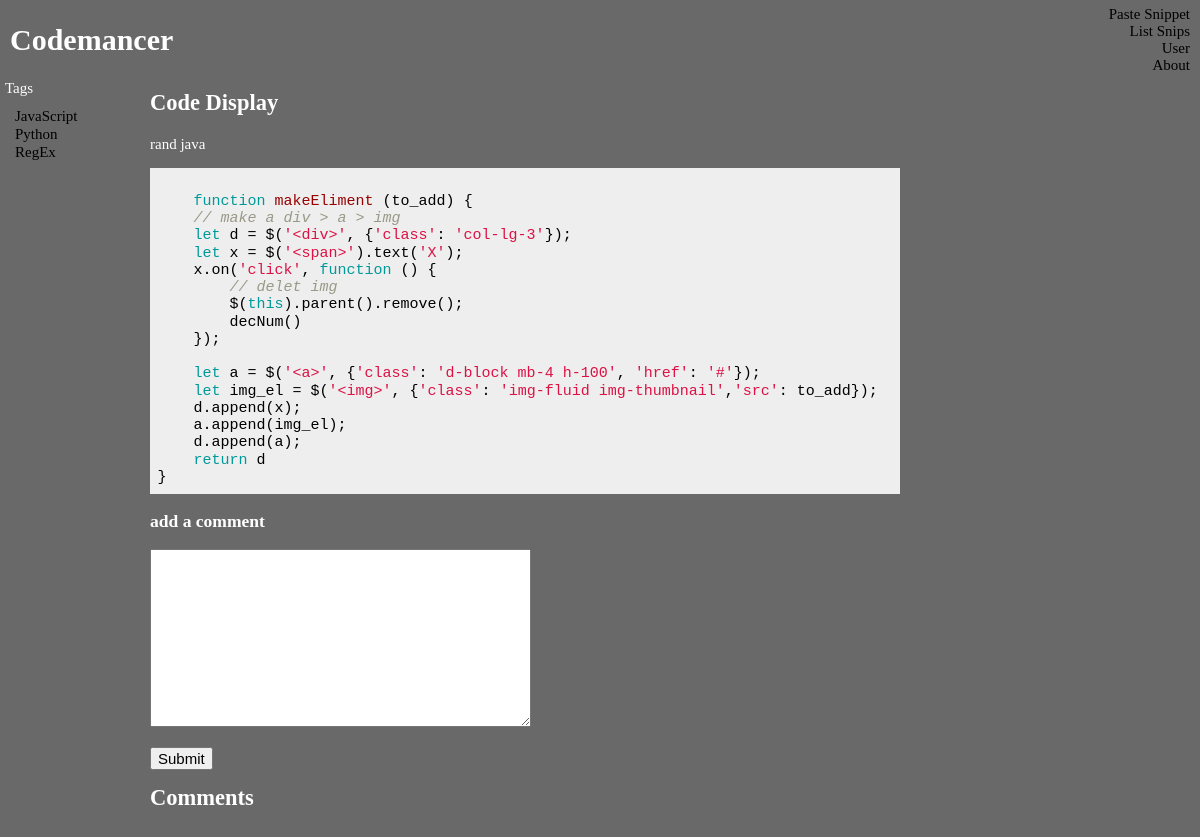
The app's page /display/2, older data.
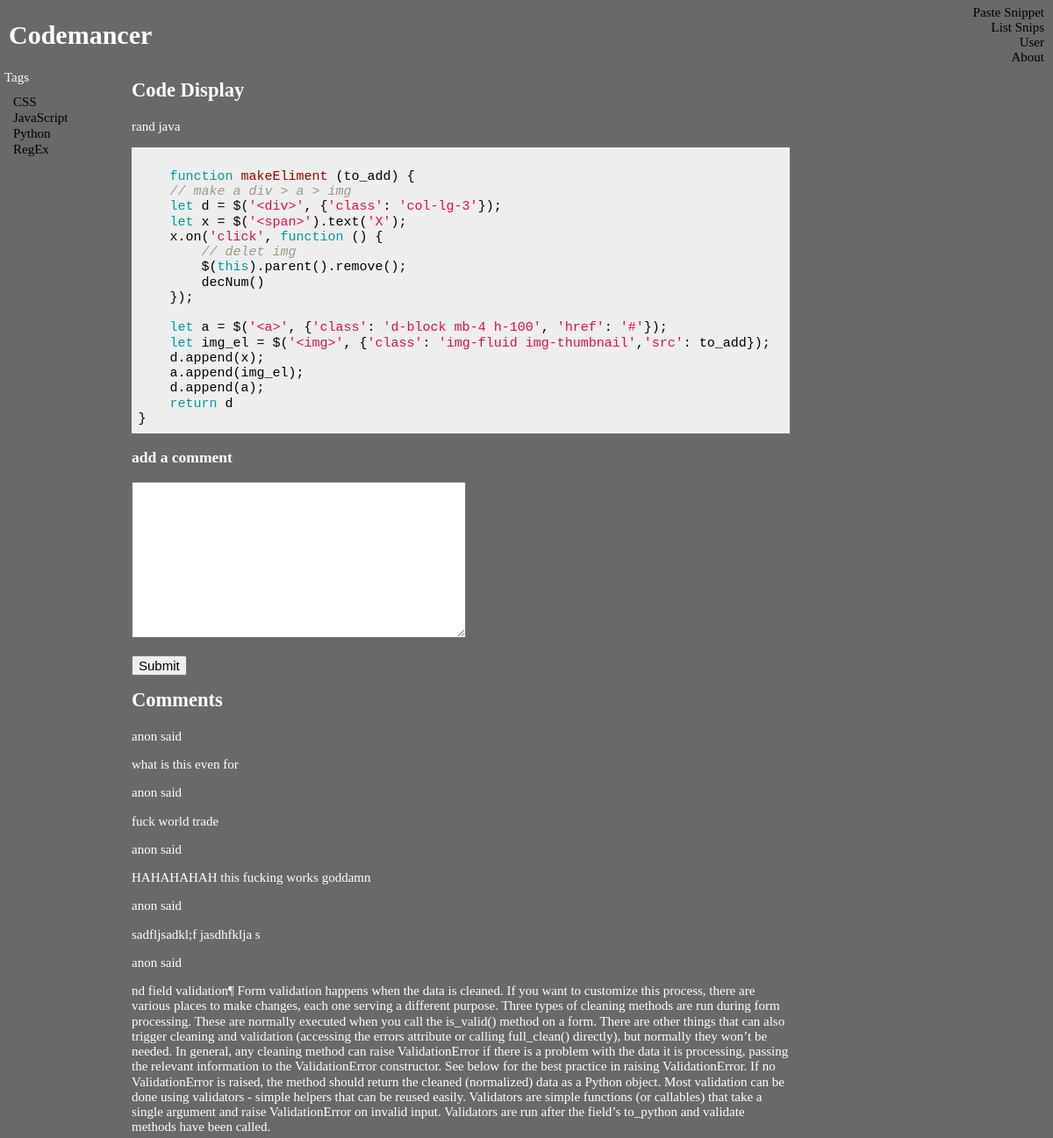
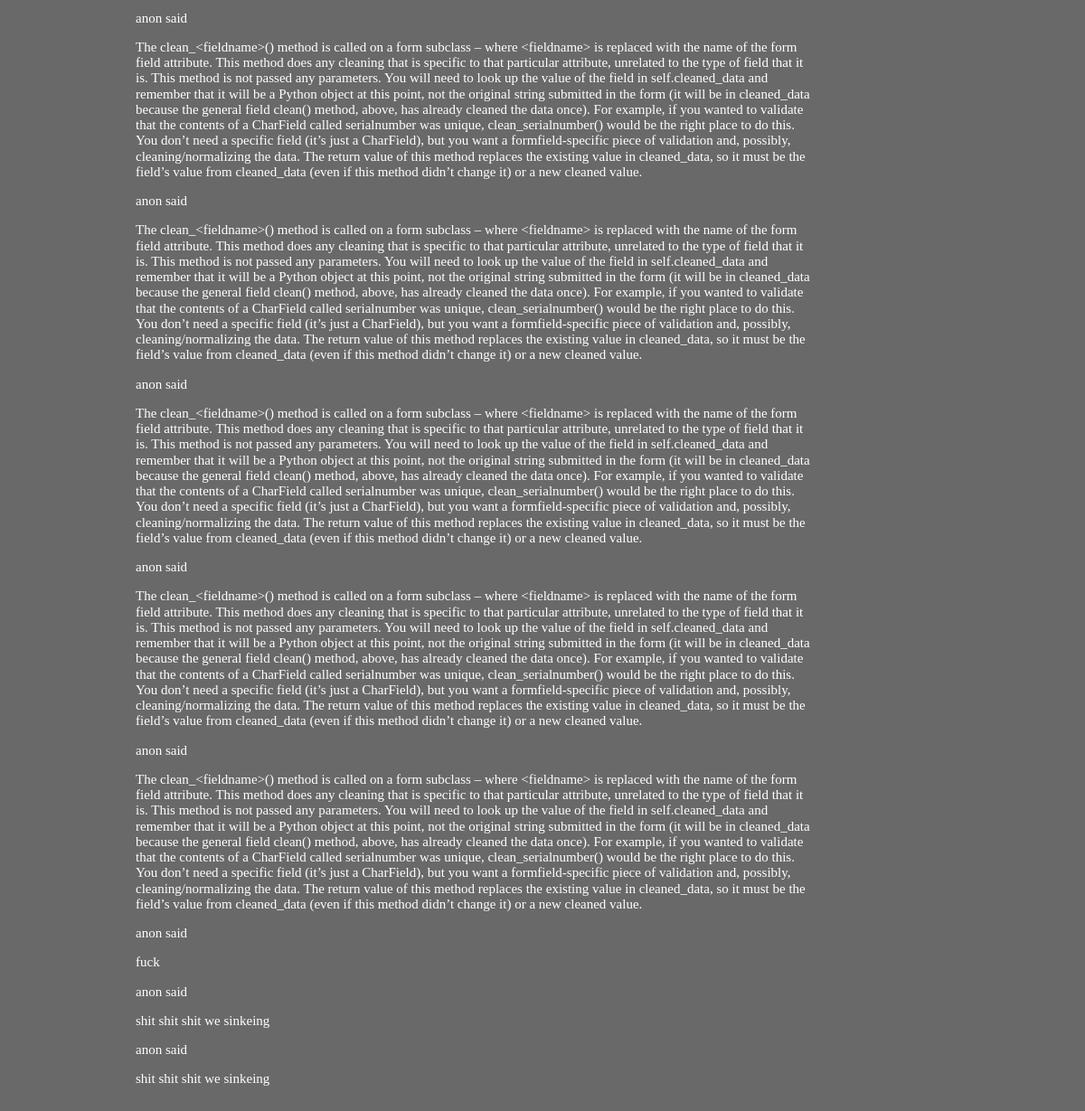
The same page, newer data (2 pictures, top to bottom).
### snippets/models.py (models this page shows, shortened)
class Language(models.Model):
    name = models.CharField(max_length=120)
    version = models.CharField(max_length=20)
    base_doc_url = models.URLField()
    class Meta:
        unique_together = ['name', 'version']

class Snippet(models.Model):
    author = models.ForeignKey(User, blank=True, null=True)
    title = models.CharField(max_length=120)
    code = models.TextField()
    created = models.DateTimeField(auto_now_add=True)
    language = models.ManyToManyField(Language, related_name='snippets')

class Fourm(models.Model):
    author = models.ForeignKey(User, blank=True, null=True)
    created = models.DateTimeField(blank=True, null=False)
    snippet = models.ForeignKey(Snippet)
    class Meta:
        abstract = True

class Comment(Fourm):
    text = models.TextField()

### pages/views.py (the view)
# urls.py: url(r'^display/(?P<pk>\d+)', snippet_detail, name='snippet_detail'),
def snippet_detail(request, pk):
    snippet = get_object_or_404(Snippet, id=pk)
    lang = Language.objects.order_by('name')
    comments = Comment.objects.filter(snippet=snippet)
    if request.method == 'POST':
        form = CommentForm(data=request.POST)
        if form.is_valid():
            new_comment = form.save(commit=False)
            new_comment.snippet = snippet
            new_comment.save()
    form = CommentForm()
    context = {
            'snippet': snippet,
            'lang': lang,
            'form': form,
            'comments': comments
    }
    return render(request, 'detail.html', context)

### snippets/forms.py
class CommentForm(forms.ModelForm):
    class Meta:
        model = Comment
        fields = ('text',)

### pages/templates/detail.html (shortened to what this page needs)
{% extends 'base.html' %}
{% load static %}
{% block vendor %}
  <link rel="stylesheet" href="{% static 'pages/css/foundation.css' %}">
{% endblock %}
{% block first_block %}
  <h2>Code Display</h2>
  <p>{{ snippet.title }}</p>
  <pre class="main-box"><code class="{{ snippet.language.first.name|lower }}">
    {{ snippet.code }}</code></pre>
{% endblock %}
{% block second_block %}
  <h3>add a comment</h3>
  <form action='' method='POST'>
    {{ form.text }}
    <p></p><button>Submit</button></p>
    <h2>Comments</h2>
    <div class='comments'>
    {% for c in comments %}
        {% if c.author %}
          <p>{{ c.author }}</p>
        {% else %}
          <p>anon
        {% endif %}
          said</p>
        <p>{{ c.text }}</p>
    {% endfor %}
    </div>
  </form>
{% endblock %}

### pages/templates/base.html (shortened to what this page needs)
<!DOCTYPE html>
<html>
<head>
  {% load static %}
  <link rel="stylesheet" type="text/css" href="{% static 'pages/css/normalize.css' %}">
  {% block vendor %}{% endblock %}
  <link rel="stylesheet" type="text/css" href="{% static 'pages/css/style.css' %}">
</head>
<body>
  <header>
    <h1>Codemancer</h1>
    <ul class='header-nav'>
      <li><a href='http://127.0.0.1:8000/pasting/'>Paste Snippet</a></li>
      <li><a href='http://127.0.0.1:8000/list_snips/'>List Snips</a></li>
      <li><a href='#'>User</a></li>
      <li><a href='#'>About</a></li>
    </ul>
  </header>
  <div class='side-nav'>
    <p>Tags</p>
    <ul>
      {% for l in lang %}
        <li><a href='#'>{{ l.name }}</a></li>
      {% endfor %}
    </ul>
  </div>
  <section class='main'>
    {% block first_block %}
    {% endblock %}
    {% block second_block %}
    {% endblock %}
  </section>
</body>
</html>

### pages/static/pages/css/foundation.css (style rules this page uses)
.hljs { display: block; overflow-x: auto; padding: 0.5em; background: #eee; color: black; }

### pages/static/pages/css/style.css (style rules this page uses)
body { display: grid; grid-template-rows: 80px auto auto 40px; grid-template-columns: 140px 3fr; grid-template-areas: "header header" "side main" ". main" "footer footer"; grid-column-gap: 10px; background-color: dimgrey; color: white; font-size: 15px; }
header { grid-area: header; display: grid; grid-template-columns: 1fr 1fr; align-items: center; }
header h1 { margin: 0 0 0 10px; }
.header-nav { margin: 0 10px 0 0; list-style: none; justify-self: end; }
.header-nav a { color: black; text-decoration: none; }
.header-nav li { text-align: right; }
.side-nav p { margin: 0 5px 10px 5px; }
.side-nav ul { grid-area: side; margin: 0 0 0 15px; padding: 0; list-style: none; line-height: 18px; }
.side-nav a { color: black; text-decoration: none; }
.main h2 { margin: 10px 0 20px 0; }
.main { grid-area: main; }
.main-box { width: 90%; max-width: 750px; }
.comments { max-width: 750px; }

Row changes from the older to the newer data that the page shows:
added Language: name "CSS"
added Comment: shows "anon", text "what is this even for"
added Comment: shows "anon", text "fuck world trade"
added Comment: shows "anon", text "HAHAHAHAH this fucking works goddamn"
added Comment: shows "anon", text "sadfljsadkl;f jasdhfklja s"
added Comment: shows "anon", text "nd field validation¶ Form validation happens when the data is cleaned. If you want to customize this process, there are various places to make changes, each one serving a different purpose. Three types of cleaning methods are run during form processing. These are normally executed when you call the is_valid() method on a form. There are other things that can also trigger cleaning and validation (accessing the errors attribute or calling full_clean() directly), but normally they won’t be needed. In general, any cleaning method can raise ValidationError if there is a problem with the data it is processing, passing the relevant information to the ValidationError constructor. See below for the…"
added Comment: shows "anon", text "The clean_<fieldname>() method is called on a form subclass – where <fieldname> is replaced with the name of the form field attribute. This method does any cleaning that is specific to that particular attribute, unrelated to the type of field that it is. This method is not passed any parameters. You will need to look up the value of the field in self.cleaned_data and remember that it will be a Python object at this point, not the original string submitted in the form (it will be in cleaned_data because the general field clean() method, above, has already cleaned the data once). For example, if you wanted to validate that the contents of a CharField called serialnumber was unique,…"
added Comment: shows "anon", text "The clean_<fieldname>() method is called on a form subclass – where <fieldname> is replaced with the name of the form field attribute. This method does any cleaning that is specific to that particular attribute, unrelated to the type of field that it is. This method is not passed any parameters. You will need to look up the value of the field in self.cleaned_data and remember that it will be a Python object at this point, not the original string submitted in the form (it will be in cleaned_data because the general field clean() method, above, has already cleaned the data once). For example, if you wanted to validate that the contents of a CharField called serialnumber was unique,…"
added Comment: shows "anon", text "The clean_<fieldname>() method is called on a form subclass – where <fieldname> is replaced with the name of the form field attribute. This method does any cleaning that is specific to that particular attribute, unrelated to the type of field that it is. This method is not passed any parameters. You will need to look up the value of the field in self.cleaned_data and remember that it will be a Python object at this point, not the original string submitted in the form (it will be in cleaned_data because the general field clean() method, above, has already cleaned the data once). For example, if you wanted to validate that the contents of a CharField called serialnumber was unique,…"
added Comment: shows "anon", text "The clean_<fieldname>() method is called on a form subclass – where <fieldname> is replaced with the name of the form field attribute. This method does any cleaning that is specific to that particular attribute, unrelated to the type of field that it is. This method is not passed any parameters. You will need to look up the value of the field in self.cleaned_data and remember that it will be a Python object at this point, not the original string submitted in the form (it will be in cleaned_data because the general field clean() method, above, has already cleaned the data once). For example, if you wanted to validate that the contents of a CharField called serialnumber was unique,…"
added Comment: shows "anon", text "The clean_<fieldname>() method is called on a form subclass – where <fieldname> is replaced with the name of the form field attribute. This method does any cleaning that is specific to that particular attribute, unrelated to the type of field that it is. This method is not passed any parameters. You will need to look up the value of the field in self.cleaned_data and remember that it will be a Python object at this point, not the original string submitted in the form (it will be in cleaned_data because the general field clean() method, above, has already cleaned the data once). For example, if you wanted to validate that the contents of a CharField called serialnumber was unique,…"
added Comment: shows "anon", text "fuck"
added Comment: shows "anon", text "shit shit shit we sinkeing"
added Comment: shows "anon", text "shit shit shit we sinkeing"
